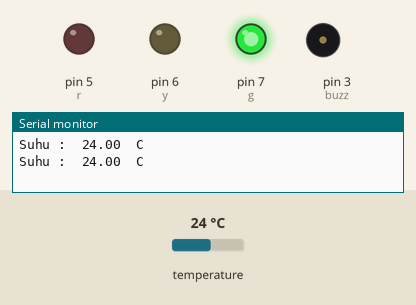
Simulated run of this sketch. Board: Arduino Uno, built with avr-gcc and run on an emulated ATmega328P. Shown: output pins drawn as LEDs (lit = HIGH), buzzer (waves = sounding, pin HIGH), the last lines printed to the serial monitor. The inputs (shaded band) are chosen by the test bench; at power-on: temperature 24 °C.

Above: at 2.5 s.
2.6 s: temperature set to 30.1 °C
4.1 s: temperature set to 31.3 °C
At 5.7 s:
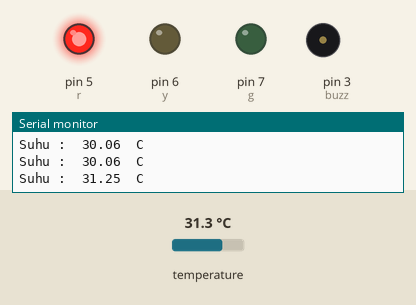
8.2 s: temperature set to 12 °C
At 9.3 s:
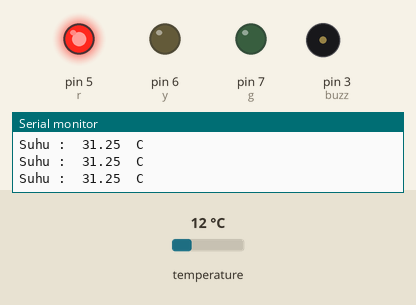
11.2 s: temperature set to 33 °C
At 11.81 s:
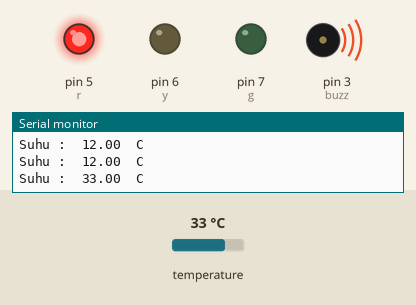
Timing chart, 0 to 16.3 s (numbered marks = the images above; inputs shaded):
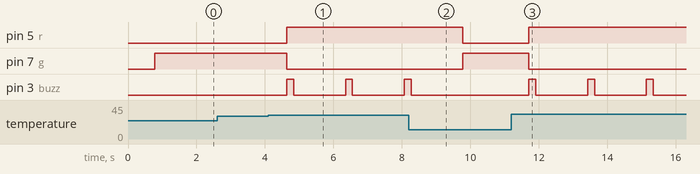

The sketch:

5._sensor_temperature.ino
```cpp
#include <OneWire.h>
#include <DallasTemperature.h>

//inisialisasi
int suhu = 8;
OneWire oneWire(suhu);
DallasTemperature sensors(&oneWire);

int r = 5;
int y = 6;
int g = 7;
int buzz = 3;

void setup() {
  // put your setup code here, to run once:

  Serial.begin(115200);
  sensors.begin();

  pinMode(r, OUTPUT);
  pinMode(y, OUTPUT);
  pinMode(g, OUTPUT);
  pinMode(buzz, OUTPUT);
}

void loop() {
  // put your main code here, to run repeatedly:
  sensors.requestTemperatures();
  float vsuhu = sensors.getTempCByIndex(0); //membaca data index 0 pada one wire

 //serial monitor
  Serial.print("Suhu :  ");
  Serial.print(vsuhu);
  Serial.println("  C");

  //logika >32 buzzer bunyi, led merah nyala. kalo dibawahny led ijo aja
  if(vsuhu >= 31 ){
      digitalWrite(g, LOW);
      digitalWrite(r, HIGH);
      digitalWrite(buzz, HIGH);
      delay(200);
      digitalWrite(buzz, LOW);
      delay(750);
  }else {
      digitalWrite(r, LOW);
      digitalWrite(buzz, LOW);
      digitalWrite(g, HIGH);
      delay(200);
  }

}
```

Measured:
- the behaviour switches between 30.9 and 31 °C on temperature (found by bisection; images 0 and 1)
- after the input at 4.1 s, pin 5 (r): LOW → HIGH after 0.54 s; pin 7 (g): HIGH → LOW after 0.54 s; pin 3 (buzz): alternates HIGH for 0.20 s and LOW for 1.5 s, starting after 0.54 s
- after the input at 8.2 s, pin 5 (r): HIGH → LOW after 1.6 s; pin 7 (g): LOW → HIGH after 1.6 s; pin 3 (buzz): goes on until 8.3 s, then stays LOW
- after the input at 11.2 s, pin 5 (r): LOW → HIGH after 0.51 s; pin 7 (g): HIGH → LOW after 0.51 s; pin 3 (buzz): alternates HIGH for 0.20 s and LOW for 1.5 s, starting after 0.51 s
